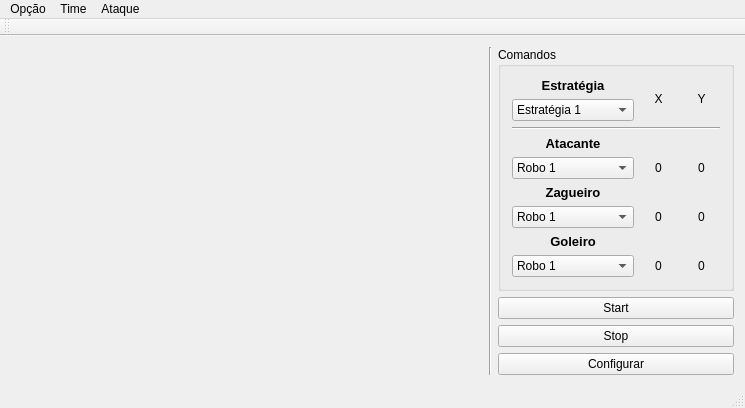
<?xml version="1.0" encoding="UTF-8"?>
<ui version="4.0">
 <class>MainWindow</class>
 <widget class="QMainWindow" name="MainWindow">
  <property name="geometry">
   <rect>
    <x>0</x>
    <y>0</y>
    <width>745</width>
    <height>386</height>
   </rect>
  </property>
  <property name="windowTitle">
   <string>MainWindow</string>
  </property>
  <widget class="QWidget" name="centralWidget">
   <layout class="QGridLayout" name="gridLayout_2">
    <item row="0" column="3">
     <widget class="QGroupBox" name="groupBox">
      <property name="title">
       <string>Comandos</string>
      </property>
      <layout class="QGridLayout" name="gridLayout">
       <item row="1" column="4" rowspan="2">
        <widget class="QLabel" name="label_Y">
         <property name="text">
          <string>&lt;html&gt;&lt;head/&gt;&lt;body&gt;&lt;p align=&quot;center&quot;&gt;Y&lt;/p&gt;&lt;/body&gt;&lt;/html&gt;</string>
         </property>
        </widget>
       </item>
       <item row="1" column="0" colspan="3">
        <widget class="QLabel" name="label_Estrategia">
         <property name="text">
          <string>&lt;html&gt;&lt;head/&gt;&lt;body&gt;&lt;p align=&quot;center&quot;&gt;&lt;span style=&quot; font-size:10pt; font-weight:600;&quot;&gt;Estratégia&lt;/span&gt;&lt;/p&gt;&lt;/body&gt;&lt;/html&gt;</string>
         </property>
        </widget>
       </item>
       <item row="1" column="3" rowspan="2">
        <widget class="QLabel" name="label_X">
         <property name="text">
          <string>&lt;html&gt;&lt;head/&gt;&lt;body&gt;&lt;p align=&quot;center&quot;&gt;X&lt;/p&gt;&lt;/body&gt;&lt;/html&gt;</string>
         </property>
        </widget>
       </item>
       <item row="19" column="0" colspan="3">
        <widget class="QComboBox" name="comboBox_4">
         <item>
          <property name="text">
           <string>Robo 1</string>
          </property>
         </item>
         <item>
          <property name="text">
           <string>Robo 2</string>
          </property>
         </item>
         <item>
          <property name="text">
           <string>Robo 3</string>
          </property>
         </item>
        </widget>
       </item>
       <item row="2" column="0" colspan="3">
        <widget class="QComboBox" name="comboBox">
         <item>
          <property name="text">
           <string>Estratégia 1</string>
          </property>
         </item>
        </widget>
       </item>
       <item row="18" column="0" colspan="3">
        <widget class="QLabel" name="label_Goleiro">
         <property name="text">
          <string>&lt;html&gt;&lt;head/&gt;&lt;body&gt;&lt;p align=&quot;center&quot;&gt;&lt;span style=&quot; font-size:10pt; font-weight:600;&quot;&gt;Goleiro&lt;/span&gt;&lt;/p&gt;&lt;/body&gt;&lt;/html&gt;</string>
         </property>
        </widget>
       </item>
       <item row="3" column="0" colspan="5">
        <widget class="Line" name="line">
         <property name="orientation">
          <enum>Qt::Horizontal</enum>
         </property>
        </widget>
       </item>
       <item row="19" column="4">
        <widget class="QLabel" name="label_y_G">
         <property name="text">
          <string>&lt;html&gt;&lt;head/&gt;&lt;body&gt;&lt;p align=&quot;center&quot;&gt;0&lt;/p&gt;&lt;/body&gt;&lt;/html&gt;</string>
         </property>
        </widget>
       </item>
       <item row="16" column="0" colspan="3">
        <widget class="QComboBox" name="comboBox_3">
         <item>
          <property name="text">
           <string>Robo 1</string>
          </property>
         </item>
         <item>
          <property name="text">
           <string>Robo 2</string>
          </property>
         </item>
         <item>
          <property name="text">
           <string>Robo 3</string>
          </property>
         </item>
        </widget>
       </item>
       <item row="19" column="3">
        <widget class="QLabel" name="label_x_G">
         <property name="text">
          <string>&lt;html&gt;&lt;head/&gt;&lt;body&gt;&lt;p align=&quot;center&quot;&gt;0&lt;/p&gt;&lt;/body&gt;&lt;/html&gt;</string>
         </property>
        </widget>
       </item>
       <item row="11" column="0" colspan="3">
        <widget class="QComboBox" name="comboBox_2">
         <item>
          <property name="text">
           <string>Robo 1</string>
          </property>
         </item>
         <item>
          <property name="text">
           <string>Robo 2</string>
          </property>
         </item>
         <item>
          <property name="text">
           <string>Robo 3</string>
          </property>
         </item>
        </widget>
       </item>
       <item row="13" column="0" colspan="3">
        <widget class="QLabel" name="label_Zagueiro">
         <property name="text">
          <string>&lt;html&gt;&lt;head/&gt;&lt;body&gt;&lt;p align=&quot;center&quot;&gt;&lt;span style=&quot; font-size:10pt; font-weight:600;&quot;&gt;Zagueiro&lt;/span&gt;&lt;/p&gt;&lt;/body&gt;&lt;/html&gt;</string>
         </property>
        </widget>
       </item>
       <item row="16" column="3">
        <widget class="QLabel" name="label_x_Z">
         <property name="text">
          <string>&lt;html&gt;&lt;head/&gt;&lt;body&gt;&lt;p align=&quot;center&quot;&gt;0&lt;/p&gt;&lt;/body&gt;&lt;/html&gt;</string>
         </property>
        </widget>
       </item>
       <item row="16" column="4">
        <widget class="QLabel" name="label_y_Z">
         <property name="text">
          <string>&lt;html&gt;&lt;head/&gt;&lt;body&gt;&lt;p align=&quot;center&quot;&gt;0&lt;/p&gt;&lt;/body&gt;&lt;/html&gt;</string>
         </property>
        </widget>
       </item>
       <item row="4" column="0" colspan="3">
        <widget class="QLabel" name="label_Atacante">
         <property name="text">
          <string>&lt;html&gt;&lt;head/&gt;&lt;body&gt;&lt;p align=&quot;center&quot;&gt;&lt;span style=&quot; font-size:10pt; font-weight:600;&quot;&gt;Atacante&lt;/span&gt;&lt;/p&gt;&lt;/body&gt;&lt;/html&gt;</string>
         </property>
        </widget>
       </item>
       <item row="11" column="3">
        <widget class="QLabel" name="label_x_A">
         <property name="text">
          <string>&lt;html&gt;&lt;head/&gt;&lt;body&gt;&lt;p align=&quot;center&quot;&gt;0&lt;/p&gt;&lt;/body&gt;&lt;/html&gt;</string>
         </property>
        </widget>
       </item>
       <item row="11" column="4">
        <widget class="QLabel" name="label_y_A">
         <property name="text">
          <string>&lt;html&gt;&lt;head/&gt;&lt;body&gt;&lt;p align=&quot;center&quot;&gt;0&lt;/p&gt;&lt;/body&gt;&lt;/html&gt;</string>
         </property>
        </widget>
       </item>
      </layout>
     </widget>
    </item>
    <item row="3" column="3">
     <widget class="QPushButton" name="pushButton">
      <property name="text">
       <string>Configurar</string>
      </property>
     </widget>
    </item>
    <item row="2" column="3">
     <widget class="QPushButton" name="pushButton_2">
      <property name="text">
       <string>Stop</string>
      </property>
     </widget>
    </item>
    <item row="1" column="3">
     <widget class="QPushButton" name="pushButton_3">
      <property name="text">
       <string>Start</string>
      </property>
     </widget>
    </item>
    <item row="0" column="0" rowspan="4" colspan="2" alignment="Qt::AlignHCenter|Qt::AlignVCenter">
     <widget class="QLabel" name="label">
      <property name="text">
       <string/>
      </property>
     </widget>
    </item>
    <item row="0" column="2" rowspan="4">
     <widget class="Line" name="line_2">
      <property name="orientation">
       <enum>Qt::Vertical</enum>
      </property>
     </widget>
    </item>
   </layout>
  </widget>
  <widget class="QMenuBar" name="menuBar">
   <property name="geometry">
    <rect>
     <x>0</x>
     <y>0</y>
     <width>745</width>
     <height>21</height>
    </rect>
   </property>
   <widget class="QMenu" name="menuOp_o">
    <property name="title">
     <string>Opção</string>
    </property>
    <addaction name="separator"/>
    <addaction name="actionCarregar_Arquivos"/>
    <addaction name="actionDefinir_constantes"/>
    <addaction name="separator"/>
    <addaction name="actionTestar_comunica_o"/>
   </widget>
   <widget class="QMenu" name="menuTime">
    <property name="title">
     <string>Time</string>
    </property>
    <addaction name="actionAzul"/>
    <addaction name="actionAmarelo"/>
   </widget>
   <widget class="QMenu" name="menuAtaque">
    <property name="title">
     <string>Ataque</string>
    </property>
    <addaction name="actionDireita"/>
    <addaction name="actionEsquerd"/>
   </widget>
   <addaction name="menuOp_o"/>
   <addaction name="menuTime"/>
   <addaction name="menuAtaque"/>
  </widget>
  <widget class="QToolBar" name="mainToolBar">
   <attribute name="toolBarArea">
    <enum>TopToolBarArea</enum>
   </attribute>
   <attribute name="toolBarBreak">
    <bool>false</bool>
   </attribute>
  </widget>
  <widget class="QStatusBar" name="statusBar"/>
  <action name="actionCarregar_Arquivos">
   <property name="text">
    <string>Carregar Arquivos</string>
   </property>
  </action>
  <action name="actionComandos">
   <property name="text">
    <string>Comandos</string>
   </property>
  </action>
  <action name="actionDefinir_constantes">
   <property name="text">
    <string>Definir constantes</string>
   </property>
  </action>
  <action name="actionTestar_comunica_o">
   <property name="text">
    <string>Testar comunicação</string>
   </property>
  </action>
  <action name="actionAzul">
   <property name="text">
    <string>Azul</string>
   </property>
  </action>
  <action name="actionAmarelo">
   <property name="text">
    <string>Amarelo</string>
   </property>
  </action>
  <action name="actionDireita">
   <property name="text">
    <string>Direita</string>
   </property>
  </action>
  <action name="actionEsquerd">
   <property name="text">
    <string>Esquerda</string>
   </property>
  </action>
 </widget>
 <layoutdefault spacing="6" margin="11"/>
 <resources/>
 <connections/>
</ui>
